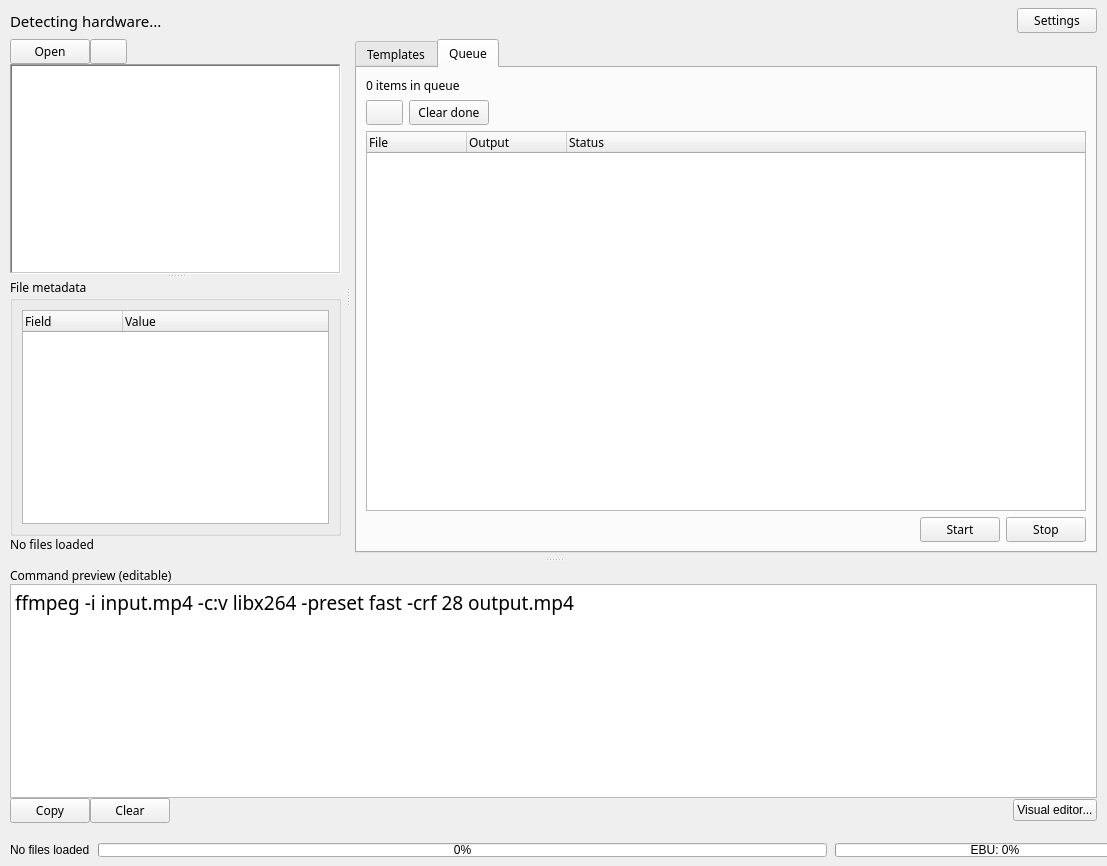
<?xml version="1.0" encoding="UTF-8"?>
<ui version="4.0">
 <class>MainWindow</class>
 <widget class="QMainWindow" name="MainWindow">
  <property name="geometry">
   <rect>
    <x>0</x>
    <y>0</y>
    <width>1107</width>
    <height>866</height>
   </rect>
  </property>
  <property name="windowTitle">
   <string>FFBuilder</string>
  </property>
  <property name="windowIcon">
   <iconset theme="QIcon::ThemeIcon::VideoDisplay"/>
  </property>
  <widget class="QWidget" name="centralwidget">
   <layout class="QVBoxLayout" name="verticalLayout_2">
    <property name="spacing">
     <number>6</number>
    </property>
    <property name="leftMargin">
     <number>10</number>
    </property>
    <property name="topMargin">
     <number>8</number>
    </property>
    <property name="rightMargin">
     <number>10</number>
    </property>
    <property name="bottomMargin">
     <number>6</number>
    </property>
    <item>
     <layout class="QHBoxLayout" name="topBarLayout">
      <item>
       <widget class="QLabel" name="hardwareStatusLabel">
        <property name="font">
         <font>
          <family>Tuffy</family>
          <pointsize>11</pointsize>
         </font>
        </property>
        <property name="text">
         <string>Detecting hardware...</string>
        </property>
       </widget>
      </item>
      <item>
       <spacer name="horizontalSpacer_2">
        <property name="orientation">
         <enum>Qt::Orientation::Horizontal</enum>
        </property>
        <property name="sizeHint" stdset="0">
         <size>
          <width>40</width>
          <height>20</height>
         </size>
        </property>
       </spacer>
      </item>
      <item>
       <widget class="QPushButton" name="settingsButton">
        <property name="sizePolicy">
         <sizepolicy hsizetype="Minimum" vsizetype="Minimum">
          <horstretch>0</horstretch>
          <verstretch>0</verstretch>
         </sizepolicy>
        </property>
        <property name="font">
         <font>
          <family>Tuffy</family>
         </font>
        </property>
        <property name="text">
         <string>Settings</string>
        </property>
        <property name="icon">
         <iconset theme="QIcon::ThemeIcon::SystemLockScreen"/>
        </property>
        <property name="iconSize">
         <size>
          <width>20</width>
          <height>20</height>
         </size>
        </property>
       </widget>
      </item>
     </layout>
    </item>
    <item>
     <widget class="QSplitter" name="mainVSplitter">
      <property name="orientation">
       <enum>Qt::Orientation::Vertical</enum>
      </property>
      <widget class="QWidget" name="topAreaWidget">
       <layout class="QHBoxLayout" name="horizontalLayout_2">
        <property name="spacing">
         <number>0</number>
        </property>
        <property name="bottomMargin">
         <number>5</number>
        </property>
        <item>
         <widget class="QSplitter" name="mainHSplitter">
          <property name="orientation">
           <enum>Qt::Orientation::Horizontal</enum>
          </property>
          <widget class="QWidget" name="leftPaneWidget">
           <layout class="QVBoxLayout" name="verticalLayout_3">
            <property name="spacing">
             <number>0</number>
            </property>
            <property name="rightMargin">
             <number>5</number>
            </property>
            <item>
             <layout class="QHBoxLayout" name="filesHeaderLayout">
              <item>
               <widget class="QPushButton" name="browseFilesButton">
                <property name="font">
                 <font>
                  <family>Tuffy</family>
                 </font>
                </property>
                <property name="text">
                 <string>Open</string>
                </property>
                <property name="icon">
                 <iconset theme="QIcon::ThemeIcon::DocumentOpen"/>
                </property>
                <property name="iconSize">
                 <size>
                  <width>24</width>
                  <height>24</height>
                 </size>
                </property>
               </widget>
              </item>
              <item>
               <widget class="QPushButton" name="clearFilesButton">
                <property name="font">
                 <font>
                  <family>.Apple Color Emoji UI</family>
                 </font>
                </property>
                <property name="text">
                 <string/>
                </property>
                <property name="icon">
                 <iconset theme="QIcon::ThemeIcon::EditDelete"/>
                </property>
                <property name="iconSize">
                 <size>
                  <width>24</width>
                  <height>24</height>
                 </size>
                </property>
               </widget>
              </item>
              <item>
               <spacer name="horizontalSpacer_3">
                <property name="orientation">
                 <enum>Qt::Orientation::Horizontal</enum>
                </property>
                <property name="sizeHint" stdset="0">
                 <size>
                  <width>40</width>
                  <height>20</height>
                 </size>
                </property>
               </spacer>
              </item>
             </layout>
            </item>
            <item>
             <widget class="QSplitter" name="filesMetaSplitter">
              <property name="orientation">
               <enum>Qt::Orientation::Vertical</enum>
              </property>
              <widget class="QListWidget" name="filesListWidget">
               <property name="accessibleIdentifier">
                <string/>
               </property>
               <property name="frameShape">
                <enum>QFrame::Shape::WinPanel</enum>
               </property>
               <property name="frameShadow">
                <enum>QFrame::Shadow::Sunken</enum>
               </property>
               <property name="lineWidth">
                <number>3</number>
               </property>
               <property name="selectionMode">
                <enum>QAbstractItemView::SelectionMode::ExtendedSelection</enum>
               </property>
              </widget>
              <widget class="QGroupBox" name="metadataGroupBox">
               <property name="font">
                <font>
                 <family>Tuffy</family>
                </font>
               </property>
               <property name="title">
                <string>File metadata</string>
               </property>
               <property name="flat">
                <bool>false</bool>
               </property>
               <layout class="QVBoxLayout" name="verticalLayout_4">
                <item>
                 <widget class="QTreeWidget" name="metadataTreeWidget">
                  <property name="mouseTracking">
                   <bool>false</bool>
                  </property>
                  <property name="tabletTracking">
                   <bool>false</bool>
                  </property>
                  <property name="alternatingRowColors">
                   <bool>true</bool>
                  </property>
                  <property name="rootIsDecorated">
                   <bool>false</bool>
                  </property>
                  <column>
                   <property name="text">
                    <string>Field</string>
                   </property>
                  </column>
                  <column>
                   <property name="text">
                    <string>Value</string>
                   </property>
                  </column>
                 </widget>
                </item>
               </layout>
              </widget>
             </widget>
            </item>
            <item>
             <widget class="QLabel" name="filesStatusLabel">
              <property name="font">
               <font>
                <family>Tuffy</family>
               </font>
              </property>
              <property name="visible">
               <bool>false</bool>
              </property>
              <property name="text">
               <string>No files loaded</string>
              </property>
             </widget>
            </item>
           </layout>
          </widget>
          <widget class="QWidget" name="rightPaneWidget">
           <layout class="QVBoxLayout" name="verticalLayout">
            <property name="spacing">
             <number>0</number>
            </property>
            <property name="leftMargin">
             <number>5</number>
            </property>
            <item>
             <widget class="QTabWidget" name="builderTabWidget">
              <property name="font">
               <font>
                <family>Tuffy</family>
               </font>
              </property>
              <property name="currentIndex">
               <number>1</number>
              </property>
              <widget class="QWidget" name="templatesTab">
               <attribute name="title">
                <string>Templates</string>
               </attribute>
               <layout class="QVBoxLayout" name="verticalLayout_5">
                <item>
                 <layout class="QHBoxLayout" name="horizontalLayout_3">
                  <item>
                   <widget class="QPushButton" name="newTemplateButton">
                    <property name="sizePolicy">
                     <sizepolicy hsizetype="Fixed" vsizetype="Fixed">
                      <horstretch>0</horstretch>
                      <verstretch>0</verstretch>
                     </sizepolicy>
                    </property>
                    <property name="text">
                     <string>New template</string>
                    </property>
                   </widget>
                  </item>
                  <item>
                   <spacer name="horizontalSpacer_5">
                    <property name="orientation">
                     <enum>Qt::Orientation::Horizontal</enum>
                    </property>
                    <property name="sizeHint" stdset="0">
                     <size>
                      <width>40</width>
                      <height>20</height>
                     </size>
                    </property>
                   </spacer>
                  </item>
                 </layout>
                </item>
                <item>
                 <widget class="QSplitter" name="templatesDetailsSplitter">
                  <property name="orientation">
                   <enum>Qt::Orientation::Vertical</enum>
                  </property>
                  <widget class="QSplitter" name="catTemplateSplitter">
                   <property name="orientation">
                    <enum>Qt::Orientation::Horizontal</enum>
                   </property>
                   <property name="handleWidth">
                    <number>4</number>
                   </property>
                   <widget class="QListWidget" name="categoriesListWidget">
                    <property name="minimumSize">
                     <size>
                      <width>90</width>
                      <height>0</height>
                     </size>
                    </property>
                    <property name="font">
                     <font>
                      <family>Tuffy</family>
                      <pointsize>14</pointsize>
                     </font>
                    </property>
                   </widget>
                   <widget class="QListWidget" name="templatesListWidget">
                    <property name="font">
                     <font>
                      <family>Tuffy</family>
                      <pointsize>14</pointsize>
                     </font>
                    </property>
                    <property name="showDropIndicator" stdset="0">
                     <bool>true</bool>
                    </property>
                    <property name="dragEnabled">
                     <bool>true</bool>
                    </property>
                    <property name="dragDropOverwriteMode">
                     <bool>false</bool>
                    </property>
                    <property name="dragDropMode">
                     <enum>QAbstractItemView::DragDropMode::InternalMove</enum>
                    </property>
                    <property name="defaultDropAction">
                     <enum>Qt::DropAction::MoveAction</enum>
                    </property>
                    <property name="selectionMode">
                     <enum>QAbstractItemView::SelectionMode::ExtendedSelection</enum>
                    </property>
                   </widget>
                  </widget>
                  <widget class="QGroupBox" name="templateDetailsGroupBox">
                   <property name="font">
                    <font>
                     <family>Tuffy</family>
                     <stylestrategy>PreferAntialias</stylestrategy>
                     <hintingpreference>PreferFullHinting</hintingpreference>
                    </font>
                   </property>
                   <property name="title">
                    <string>Description</string>
                   </property>
                   <property name="alignment">
                    <set>Qt::AlignmentFlag::AlignLeading|Qt::AlignmentFlag::AlignLeft|Qt::AlignmentFlag::AlignTop</set>
                   </property>
                   <property name="flat">
                    <bool>false</bool>
                   </property>
                   <layout class="QVBoxLayout" name="verticalLayout_6">
                    <property name="sizeConstraint">
                     <enum>QLayout::SizeConstraint::SetNoConstraint</enum>
                    </property>
                    <property name="bottomMargin">
                     <number>12</number>
                    </property>
                    <item>
                     <widget class="QLabel" name="templateDescriptionLabel">
                      <property name="text">
                       <string>Select a template.</string>
                      </property>
                      <property name="alignment">
                       <set>Qt::AlignmentFlag::AlignLeading|Qt::AlignmentFlag::AlignLeft|Qt::AlignmentFlag::AlignTop</set>
                      </property>
                      <property name="wordWrap">
                       <bool>true</bool>
                      </property>
                     </widget>
                    </item>
                   </layout>
                  </widget>
                 </widget>
                </item>
                <item>
                 <widget class="QGroupBox" name="outputGroupBox">
                  <property name="enabled">
                   <bool>true</bool>
                  </property>
                  <property name="font">
                   <font>
                    <family>Tuffy</family>
                   </font>
                  </property>
                  <property name="tabletTracking">
                   <bool>false</bool>
                  </property>
                  <property name="autoFillBackground">
                   <bool>false</bool>
                  </property>
                  <property name="title">
                   <string>Output</string>
                  </property>
                  <property name="flat">
                   <bool>false</bool>
                  </property>
                  <layout class="QGridLayout" name="gridLayout">
                   <item row="0" column="0">
                    <widget class="QWidget" name="outputFileLabelContainer" native="true">
                     <property name="minimumSize">
                      <size>
                       <width>100</width>
                       <height>0</height>
                      </size>
                     </property>
                     <widget class="QLabel" name="outputFileLabel">
                      <property name="geometry">
                       <rect>
                        <x>0</x>
                        <y>0</y>
                        <width>120</width>
                        <height>24</height>
                       </rect>
                      </property>
                      <property name="text">
                       <string>Output file</string>
                      </property>
                     </widget>
                    </widget>
                   </item>
                   <item row="0" column="1">
                    <layout class="QHBoxLayout" name="horizontalLayout">
                     <item>
                      <widget class="QLineEdit" name="outputPathLineEdit"/>
                     </item>
                     <item>
                      <widget class="QPushButton" name="browseOutputButton">
                       <property name="text">
                        <string/>
                       </property>
                       <property name="icon">
                        <iconset theme="QIcon::ThemeIcon::DocumentOpen"/>
                       </property>
                       <property name="iconSize">
                        <size>
                         <width>16</width>
                         <height>16</height>
                        </size>
                       </property>
                      </widget>
                     </item>
                    </layout>
                   </item>
                   <item row="0" column="2">
                    <widget class="QWidget" name="formatLabelContainer" native="true">
                     <property name="minimumSize">
                      <size>
                       <width>120</width>
                       <height>24</height>
                      </size>
                     </property>
                     <widget class="QLabel" name="formatLabel">
                      <property name="geometry">
                       <rect>
                        <x>0</x>
                        <y>0</y>
                        <width>120</width>
                        <height>24</height>
                       </rect>
                      </property>
                      <property name="text">
                       <string>Format</string>
                      </property>
                     </widget>
                    </widget>
                   </item>
                   <item row="0" column="3">
                    <widget class="QComboBox" name="outputFormatComboBox"/>
                   </item>
                   <item row="0" column="4">
                    <widget class="QLabel" name="formatDescriptionLabel">
                     <property name="text">
                      <string>[Format description]</string>
                     </property>
                     <property name="wordWrap">
                      <bool>true</bool>
                     </property>
                    </widget>
                   </item>
                  </layout>
                 </widget>
                </item>
               </layout>
              </widget>
              <widget class="QWidget" name="queueTab">
               <attribute name="title">
                <string>Queue</string>
               </attribute>
               <layout class="QVBoxLayout" name="queueLayout">
                <item>
                 <widget class="QLabel" name="queueStatusLabel">
                  <property name="text">
                   <string>0 items in queue</string>
                  </property>
                 </widget>
                </item>
                <item>
                 <layout class="QHBoxLayout" name="queueButtonLayout">
                  <item>
                   <widget class="QPushButton" name="queueClearButton">
                    <property name="text">
                     <string/>
                    </property>
                    <property name="icon">
                     <iconset theme="QIcon::ThemeIcon::EditDelete"/>
                    </property>
                    <property name="iconSize">
                     <size>
                      <width>24</width>
                      <height>24</height>
                     </size>
                    </property>
                   </widget>
                  </item>
                  <item>
                   <widget class="QPushButton" name="queueClearDoneButton">
                    <property name="text">
                     <string>Clear done</string>
                    </property>
                    <property name="icon">
                     <iconset theme="QIcon::ThemeIcon::EditClear"/>
                    </property>
                    <property name="iconSize">
                     <size>
                      <width>24</width>
                      <height>24</height>
                     </size>
                    </property>
                   </widget>
                  </item>
                  <item>
                   <spacer name="queueButtonSpacer">
                    <property name="orientation">
                     <enum>Qt::Orientation::Horizontal</enum>
                    </property>
                    <property name="sizeHint" stdset="0">
                     <size>
                      <width>40</width>
                      <height>20</height>
                     </size>
                    </property>
                   </spacer>
                  </item>
                 </layout>
                </item>
                <item>
                 <widget class="QTreeWidget" name="queueTreeWidget">
                  <property name="dragDropMode">
                   <enum>QAbstractItemView::DragDropMode::InternalMove</enum>
                  </property>
                  <property name="selectionMode">
                   <enum>QAbstractItemView::SelectionMode::ExtendedSelection</enum>
                  </property>
                  <column>
                   <property name="text">
                    <string>File</string>
                   </property>
                  </column>
                  <column>
                   <property name="text">
                    <string>Output</string>
                   </property>
                  </column>
                  <column>
                   <property name="text">
                    <string>Status</string>
                   </property>
                  </column>
                 </widget>
                </item>
                <item>
                 <layout class="QHBoxLayout" name="queueButtonLayout_2">
                  <item>
                   <spacer name="queueButtonSpacer_2">
                    <property name="orientation">
                     <enum>Qt::Orientation::Horizontal</enum>
                    </property>
                    <property name="sizeHint" stdset="0">
                     <size>
                      <width>40</width>
                      <height>20</height>
                     </size>
                    </property>
                   </spacer>
                  </item>
                  <item>
                   <widget class="QPushButton" name="queueStartButton">
                    <property name="text">
                     <string>Start</string>
                    </property>
                   </widget>
                  </item>
                  <item>
                   <widget class="QPushButton" name="queueStopButton">
                    <property name="text">
                     <string>Stop</string>
                    </property>
                   </widget>
                  </item>
                 </layout>
                </item>
               </layout>
              </widget>
             </widget>
            </item>
           </layout>
          </widget>
         </widget>
        </item>
       </layout>
      </widget>
      <widget class="QWidget" name="bottomPreviewWidget">
       <layout class="QVBoxLayout" name="verticalLayout_8">
        <property name="spacing">
         <number>0</number>
        </property>
        <property name="topMargin">
         <number>5</number>
        </property>
        <property name="bottomMargin">
         <number>5</number>
        </property>
        <item>
         <widget class="QLabel" name="previewTitleLabel">
          <property name="font">
           <font>
            <family>Tuffy</family>
           </font>
          </property>
          <property name="text">
           <string>Command preview (editable)</string>
          </property>
         </widget>
        </item>
        <item>
         <widget class="QPlainTextEdit" name="commandPreviewTextEdit">
                    <property name="font">
                     <font>
                        <family>Tuffy</family>
                        <pointsize>14</pointsize>
                     </font>
                    </property>
          <property name="plainText">
           <string>ffmpeg -i input.mp4 -c:v libx264 -preset fast -crf 28 output.mp4</string>
          </property>
         </widget>
        </item>
        <item>
         <layout class="QHBoxLayout" name="horizontalLayout_4">
          <item>
           <widget class="QPushButton" name="copyCommandButton">
            <property name="font">
             <font>
              <family>Tuffy</family>
             </font>
            </property>
            <property name="text">
             <string>Copy</string>
            </property>
           </widget>
          </item>
          <item>
           <widget class="QPushButton" name="clearCommandButton">
            <property name="font">
             <font>
              <family>Tuffy</family>
             </font>
            </property>
            <property name="text">
             <string>Clear</string>
            </property>
           </widget>
          </item>
          <item>
           <spacer name="horizontalSpacer">
            <property name="orientation">
             <enum>Qt::Orientation::Horizontal</enum>
            </property>
            <property name="sizeHint" stdset="0">
             <size>
              <width>40</width>
              <height>20</height>
             </size>
            </property>
           </spacer>
          </item>
          <item>
           <widget class="QPushButton" name="visualEditorButton">
            <property name="sizePolicy">
             <sizepolicy hsizetype="Fixed" vsizetype="Fixed">
              <horstretch>0</horstretch>
              <verstretch>0</verstretch>
             </sizepolicy>
            </property>
            <property name="toolTip">
             <string>You can configure FFmpeg parameters visually and generate a command.</string>
            </property>
            <property name="text">
             <string>Visual editor...</string>
            </property>
           </widget>
          </item>
         </layout>
        </item>
       </layout>
      </widget>
     </widget>
    </item>
   </layout>
  </widget>
  <widget class="QStatusBar" name="statusbar">
   <property name="minimumSize">
    <size>
     <width>0</width>
     <height>32</height>
    </size>
   </property>
   <property name="sizeGripEnabled">
    <bool>false</bool>
   </property>
   <widget class="QWidget" name="statusBarContentWidget">
    <property name="geometry">
     <rect>
      <x>0</x>
      <y>0</y>
      <width>1251</width>
      <height>32</height>
     </rect>
    </property>
    <layout class="QHBoxLayout" name="statusBarContentLayout">
     <property name="spacing">
      <number>8</number>
     </property>
     <property name="leftMargin">
      <number>10</number>
     </property>
     <property name="topMargin">
      <number>0</number>
     </property>
     <property name="rightMargin">
      <number>8</number>
     </property>
     <property name="bottomMargin">
      <number>0</number>
     </property>
     <item>
      <widget class="QLabel" name="statusFilesLabel">
       <property name="text">
        <string>No files loaded</string>
       </property>
      </widget>
     </item>
     <item>
      <widget class="QProgressBar" name="statusRunProgressBar">
       <property name="minimumSize">
        <size>
         <width>0</width>
         <height>14</height>
        </size>
       </property>
       <property name="maximumSize">
        <size>
         <width>16777215</width>
         <height>14</height>
        </size>
       </property>
       <property name="value">
        <number>0</number>
       </property>
      </widget>
     </item>
     <item>
      <widget class="QProgressBar" name="statusEbuProgressBar">
       <property name="minimumSize">
        <size>
         <width>200</width>
         <height>14</height>
        </size>
       </property>
       <property name="maximumSize">
        <size>
         <width>320</width>
         <height>14</height>
        </size>
       </property>
       <property name="value">
        <number>0</number>
       </property>
       <property name="textVisible">
        <bool>true</bool>
       </property>
       <property name="format">
        <string>EBU: %p%</string>
       </property>
      </widget>
     </item>
     <item>
      <widget class="QPushButton" name="runCommandButton">
       <property name="sizePolicy">
        <sizepolicy hsizetype="Minimum" vsizetype="Minimum">
         <horstretch>0</horstretch>
         <verstretch>0</verstretch>
        </sizepolicy>
       </property>
       <property name="text">
        <string>Run</string>
       </property>
       <property name="autoDefault">
        <bool>false</bool>
       </property>
       <property name="default">
        <bool>true</bool>
       </property>
      </widget>
     </item>
    </layout>
   </widget>
  </widget>
 </widget>
 <resources/>
 <connections/>
</ui>
